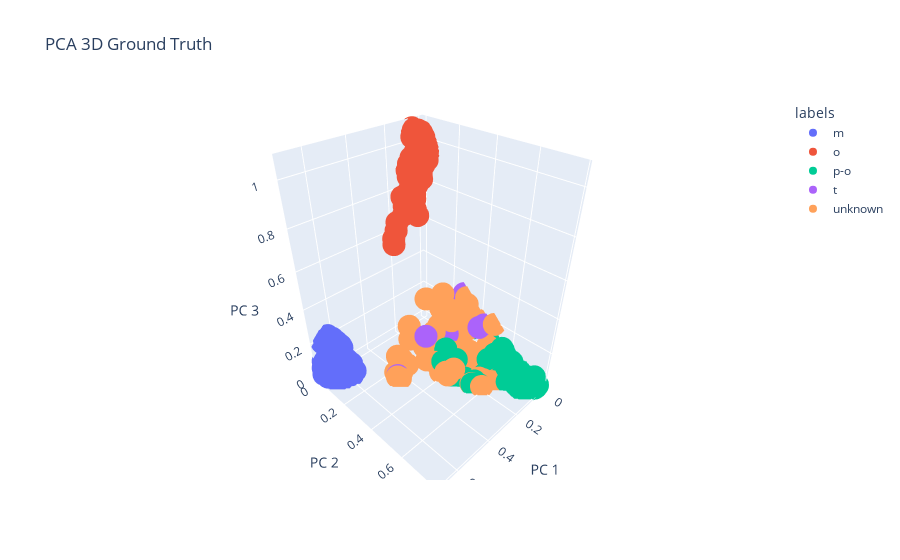

Notebook code for this chart:
### Code cell
import plotly.express as px
fig = px.scatter_3d(
    W_df, x='x1', y='x2', z='x3', color=W_df['labels'],
    labels={'x1': 'PC 1', 'x2': 'PC 2', 'x3': 'PC 3'}, title='PCA 3D Ground Truth'
)
fig.show()

### Figure 1 — Plotly figure (JSON) as saved in the notebook; plotly's stock layout.template omitted (floating-point values rounded to 4 significant figures; data arrays with more than 128 entries replaced by an {"elided": "..."} marker saying what was removed)
{"data": [{"hovertemplate": "labels=m<br>PC 1=%{x}<br>PC 2=%{y}<br>PC 3=%{z}<extra></extra>", "legendgroup": "m", "marker": {"color": "#636efa", "symbol": "circle"}, "mode": "markers", "name": "m", "scene": "scene", "showlegend": true, "type": "scatter3d", "x": {"elided": "460 float values"}, "y": {"elided": "460 float values"}, "z": {"elided": "460 float values"}}, {"hovertemplate": "labels=o<br>PC 1=%{x}<br>PC 2=%{y}<br>PC 3=%{z}<extra></extra>", "legendgroup": "o", "marker": {"color": "#EF553B", "symbol": "circle"}, "mode": "markers", "name": "o", "scene": "scene", "showlegend": true, "type": "scatter3d", "x": {"elided": "345 float values"}, "y": {"elided": "345 float values"}, "z": {"elided": "345 float values"}}, {"hovertemplate": "labels=p-o<br>PC 1=%{x}<br>PC 2=%{y}<br>PC 3=%{z}<extra></extra>", "legendgroup": "p-o", "marker": {"color": "#00cc96", "symbol": "circle"}, "mode": "markers", "name": "p-o", "scene": "scene", "showlegend": true, "type": "scatter3d", "x": {"elided": "404 float values"}, "y": {"elided": "404 float values"}, "z": {"elided": "404 float values"}}, {"hovertemplate": "labels=t<br>PC 1=%{x}<br>PC 2=%{y}<br>PC 3=%{z}<extra></extra>", "legendgroup": "t", "marker": {"color": "#ab63fa", "symbol": "circle"}, "mode": "markers", "name": "t", "scene": "scene", "showlegend": true, "type": "scatter3d", "x": {"elided": "245 float values"}, "y": {"elided": "245 float values"}, "z": {"elided": "245 float values"}}, {"hovertemplate": "labels=unknown<br>PC 1=%{x}<br>PC 2=%{y}<br>PC 3=%{z}<extra></extra>", "legendgroup": "unknown", "marker": {"color": "#FFA15A", "symbol": "circle"}, "mode": "markers", "name": "unknown", "scene": "scene", "showlegend": true, "type": "scatter3d", "x": {"elided": "271 float values"}, "y": {"elided": "271 float values"}, "z": {"elided": "271 float values"}}], "layout": {"legend": {"title": {"text": "labels"}, "tracegroupgap": 0}, "scene": {"domain": {"x": [0, 1], "y": [0, 1]}, "xaxis": {"title": {"text": "PC 1"}}, "yaxis": {"title": {"text": "PC 2"}}, "zaxis": {"title": {"text": "PC 3"}}}, "title": {"text": "PCA 3D Ground Truth"}}}
